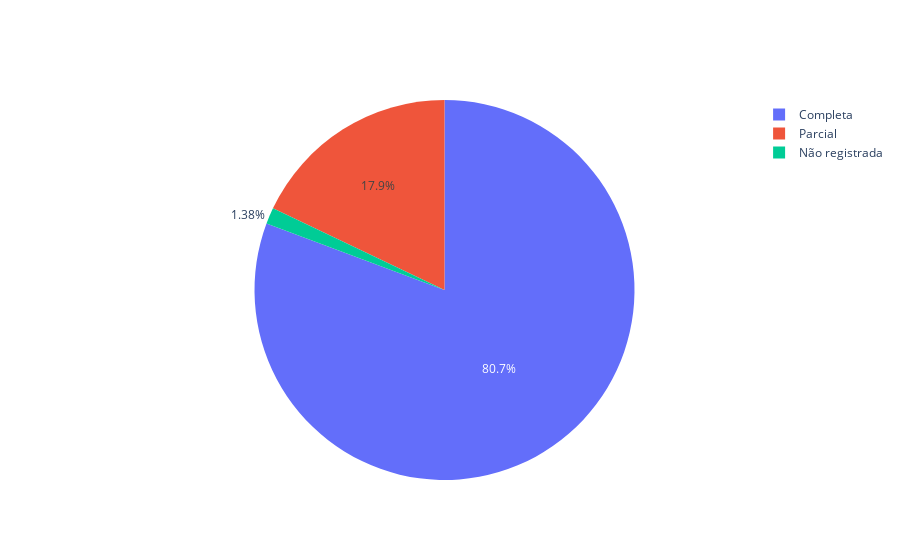

The cell this chart's notebook holds for it:
### Code cell
labels = ['Completa','Parcial', 'Não registrada']
values = [num_completa, num_parcial, num_nan]

fig = go.Figure(data=[go.Pie(labels=labels, values=values)])
fig.show()

### Figure 1 — Plotly figure (JSON) as saved in the notebook; plotly's stock layout.template omitted (floating-point values rounded to 4 significant figures)
{"data": [{"labels": ["Completa", "Parcial", "Não registrada"], "type": "pie", "values": [117, 26, 2]}], "layout": {}}
